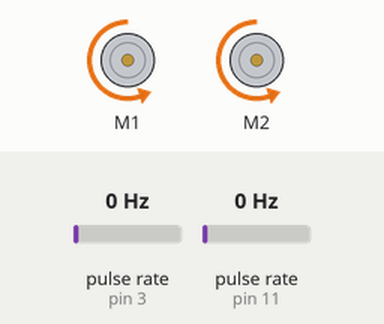
This sketch was run on a simulated Arduino Uno, built with avr-gcc and run on an emulated ATmega328P. On the bench: 2 × DC motor (green arrow = forward, orange = backward, longer = faster). Wiring (inferred from the names in the program): 2 × pulse sensor: data pin 3 / data pin 11. The test bench sets the inputs (shaded band); at power-on: pulse rate (sensors on pin 3, pin 11) 0 Hz.

Above: at 0.1 s.
Timing chart, 0 to 1.6 s (numbered marks = the images above):
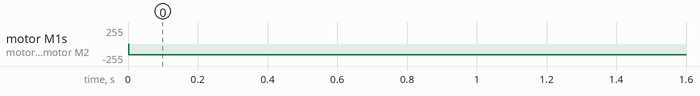

Measured:
- by itself, motor M1, motor M2: stopped → backward 159/255 at 0.00 s

The sketch:

Motor_Diagonal.ino
```cpp
//checklist part 2 & 3
#include <DualVNH5019MotorShield.h>
#include <EnableInterrupt.h>
#include <PID_v1.h>
#include <SharpIR.h>


#define LEFT_ENCODER 3 //left motor encoder A to pin 5
#define RIGHT_ENCODER 11 //right motor encoder A to pin 13

/* ===================== Definition/Variables for Sensor ========================== */

#define s0 A0;  // Right Back Sensor
#define s1 A1;  // Right First Sensor
#define s2 A2;  // Front right sensor
#define s3 A3;  // Front Center
#define s4 A4   // Front Left Sensor
#define s5 A5;  // Long range

//#define ir A0
//#define model 1080
DualVNH5019MotorShield md;
//SharpIR SharpIR(ir,model);

double leftEncoderValue = 0;
double rightEncoderValue = 0;
double startLeftEncoderValue, startRightEncoderValue;
double difference;                // Use to find the difference
double Setpoint, Input, Output;
double TURN_L = 4.71, TURN_R = 4.52;
int x = 0;

/* ================================= Notes ================================= */
// 562.25 pulse = 1 revolution
// Diameter = 6cm
// Circumference = 18.8495559215cm
// For 90 degrees turn = 492 ticks.
// Diameter = 21 cm (ROBOT)
// Circumference = 65.9734457254

/* ================================== PID ================================== */
//double Kp=1.7, Ki=0, Kd=0;
PID straightPID(&leftEncoderValue, &Output, &rightEncoderValue, 2.5, 1.2, 0.0, DIRECT);
//PID singleUnitPID(&leftEncoderValue, &Output, &rightEncoderValue, 11.5, 1.0, 0.0, DIRECT);
PID leftPID(&leftEncoderValue, &Output, &rightEncoderValue, 0.0, 0.0, 0.0, DIRECT);
PID rightPID(&leftEncoderValue, &Output, &rightEncoderValue, 0, 0, 0.0, DIRECT);
//PID(&input, &output, &setpoint, Kp, Ki, Kd, Direction)
//Parameters: Input - the variable we are trying to control
//          : Output - the variable that will be adjusted by PID
//          : Setpoint - the value we want the input to maintain
//          : Direction - either DIRECT or REVERSE

/* ============================Distance to Ticks ============================= */
double distToTicks(double dist){
  double circumference = 18.85;
  double pulse = 562.25;
  double oneCM = circumference / pulse;
  double ticks = dist / oneCM;  //dis/0.0335
  return ticks;     //No. of interupt for the process
}
/* ====================== Rotation Ticks Left ============================= */
double rotationTicksLeft(double angle){
 // double degree = 90;
  //double ticks = 450;
  double perDegree = 4.27;
  return angle*perDegree;
}

/* ====================== Rotation Ticks Right ============================= */
double rotationTicksRight(double angle){
 // double degree = 90;
 // double ticks = 415;
  double perDegree = 4.44;
  return angle*perDegree;
  //if turn too much decrease the value if turn too little increase the value
}

/* =============================== Go Straight ============================= */
void goStraight(double ticks){
  leftEncoderRes();
  rightEncoderRes();
  while ((leftEncoderValue < ticks) || (rightEncoderValue < ticks)) {
       md.setSpeeds(-(250),250-Output);
       straightPID.Compute();
   }
   md.setBrakes(400,400);
   delay(5000);
   rightEncoderRes();
   leftEncoderRes();

}

/* ========================= Rotation Ticks ================================ */
void turnLeft(double ticks){
  leftEncoderRes();
  rightEncoderRes();
  while((leftEncoderValue < ticks) || (rightEncoderValue < ticks)){
     md.setSpeeds(-(250),-(250-Output));
     leftPID.Compute();
  }
  md.setBrakes(400,400);
  delay(500);
  rightEncoderRes();
  leftEncoderRes();
}

void turnRight(double ticks){
  leftEncoderRes();
  rightEncoderRes();
  while((leftEncoderValue < ticks) || (rightEncoderValue < ticks)){
     md.setSpeeds((250),(250-Output));
     rightPID.Compute();
  }
  md.setBrakes(400,400);
  delay(500);
  rightEncoderRes();
  leftEncoderRes();
}


/* ================================= Setup ================================= */
void setup() {
  Serial.begin(115200);
  md.init();
  pinMode (LEFT_ENCODER, INPUT); //set digital pin 3 as input
  pinMode (RIGHT_ENCODER, INPUT); //set digital pin 11 as input
  enableInterrupt(LEFT_ENCODER, leftEncoderInc, RISING);  // Reading the Encoder
  enableInterrupt(RIGHT_ENCODER, rightEncoderInc, RISING);// Reading the Encoder
  leftPID.SetOutputLimits(-50, 50);
  leftPID.SetMode(AUTOMATIC);
  leftPID.SetSampleTime(5);
  straightPID.SetOutputLimits(-50,50);
  straightPID.SetMode(AUTOMATIC);
  rightPID.SetOutputLimits(-50,50);
  rightPID.SetMode(AUTOMATIC);
   /* ======================== For Sensor ============================= */
  pinMode(A0, INPUT);
  pinMode(A1, INPUT);
  pinMode(A2, INPUT);
  pinMode(A3, INPUT);
  pinMode(A4, INPUT);
  pinMode(A5, INPUT);
}

void loop(){
 /* double forwardTicks;
  double rightTicks;
  double leftTicks;
  int S0 = distanceS0();
  while(!(S0 >= 10 && S0<=12)){
    md.setSpeeds((250),250-Output);
    straightPID.Compute();
    S0=distanceS0();
  }
    Serial.println("End");
    md.setBrakes(400,400);
    rightTicks = rotationTicksRight(45);
    turnRight(rightTicks);
    Serial.println("Hi0");
    forwardTicks = distToTicks(42);
    goStraight(forwardTicks);
    leftTicks = rotationTicksLeft(90);
    turnLeft(leftTicks);
    Serial.println("Hi1");
    forwardTicks = distToTicks(51);
    goStraight(forwardTicks);
    rightTicks = rotationTicksRight(30);
    turnRight(rightTicks);
    Serial.println("Hi2");
   // forwardTicks = distToTicks(30);
   // goStraight(forwardTicks);

    md.setBrakes(400,400);
    delay(10000);*/
   // double forwardTicks = distToTicks(150);
   // goStraight(forwardTicks);
    // left for 50 degree
   double leftTicks = rotationTicksLeft(90);
   turnLeft(leftTicks);

  // right for 90 degree
   //double rightTicks = rotationTicksRight(90);
   //turnRight(rightTicks);
  }


// left for 50 degree
// double leftTicks = rotationTicksLeft(1080);
// turnLeft(leftTicks);

  // right for 90 degree
  // double rightTicks = rotationTicksRight(1080);
  // turnRight(rightTicks);


/* ============================ Encoder Counter ============================ */
void leftEncoderInc(void){
  leftEncoderValue++;
  }
void rightEncoderInc(void){
  rightEncoderValue++;
  }
void leftEncoderRes(void){
  leftEncoderValue = 0;
}
void rightEncoderRes(void){
  rightEncoderValue = 0;
}

/* ======================= Getting RAW Sensor Value ======================= */
int getRaw(float pin){
  int ir_val[100];
  for (int i = 0; i < 100; i++) ir_val[i] = analogRead(pin);
  sort(ir_val, 100);
  return ir_val[100/2];      // send back the median
}
/* =================== Conversion For Different Sensor =================== */
// Right Back Sensor
int convertS0(int ir_val){
  int x = ir_val;
  double p1 =   -0.007316;
  double p2 =      6.06;
  double p3 =      3568;
  double q1 =      -29.14;
  double distanceCM = (p1*x*x + p2*x + p3) / (x + q1);
  int distance_mm = round(distanceCM*10);
  int distance_cm = distance_mm/10;
  return distance_cm;
}

// Right First Sensor
int convertS1(int ir_val){
int x = ir_val;
  double p1 =      -2.704;
  double p2 =        5876;
  double q1 =       -1.001;
  double distanceCM = (p1*x + p2) / (x + q1);
  int distance_mm = round(distanceCM*10);
  int distance_cm = distance_mm/10;
  if(distance_cm == 29){
    distance_cm ++;
  }
  return distance_cm;
}

//Front Right Sensor
int convertS2(int ir_val){
  int x = ir_val;
  double p1 =      -1.208;
  double p2 =        6057;
  double q1 =       18.65;
  double distanceCM = (p1*x + p2) / (x + q1);
  int distance_mm = round(distanceCM*10);
  int distance_cm = distance_mm/10;
  if(distance_cm >= 10 && distance_cm <=11){
    distance_cm --;
  }else if(distance_cm >= 16 && distance_cm <= 19){
    distance_cm ++;
  }
  return distance_cm;
}

// Front Center
int convertS3(int ir_val){
  int x = ir_val;
  double p1 =      -1.809;
  double p2 =        6319;
  double q1 =       1.683;

  double distanceCM = (p1*x + p2) / (x + q1);
  int distance_mm = round(distanceCM*10);
  int distance_cm = distance_mm/10;

  return distance_cm;
}

//Front Left Sensor
int convertS4(int ir_val){
  int x = ir_val;
  double p1 =      -8.249;
  double p2 =        1.073e+04;
  double q1 =       150.3;

  double distanceCM = (p1*x + p2) / (x + q1);
  int distance_mm = round(distanceCM*10);
  int distance_cm = distance_mm/10;
  if(distance_cm >= 13 && distance_cm <= 17){
    distance_cm ++;
  }else if(distance_cm >= 21 && distance_cm <=26){
    distance_cm ++;
  }else if (distance_cm >= 19){
    distance_cm ++;
  }
  return distance_cm;
}

//Long Range
int convertS5(int ir_val) {
  int x = ir_val;
  double p1 =   -0.007989;
  double p2 =      64.1;
  double p3 =      -3435;
  double q1 =      -103.6;
  double distanceCM = (p1*x*x + p2*x + p3) / (x + q1);
  int distance_mm = round(distanceCM*10);
  int distance_cm = distance_mm/10;
  if(distance_cm >= 3 && distance_cm <= 11){
    distance_cm ++;
  }
  return distance_cm;
}
/* ========================= Get Distance Request ======================== */
// Get Distance of S1
int distanceS0(){
  int ir_val = getRaw(A0);
  return convertS0(ir_val);
}
// Get Distance of S2
int distanceS1(){
  int ir_val = getRaw(A1);
  return convertS1(ir_val);
}
// Get Distance of S3
int distanceS2(){
  int ir_val = getRaw(A2);
  return convertS2(ir_val);
}
// Get Distance of S4
int distanceS3(){
  int ir_val = getRaw(A3);
  return convertS3(ir_val);
}
// Get Distance of S5
int distanceS4(){
  int ir_val = getRaw(A4);
  return convertS4(ir_val);
}
// Get Distance of S6
int distanceS5(){
  int ir_val = getRaw(A5);
  return convertS5(ir_val);
}
/* =============================== Sorting =============================== */
void sort(int a[], int n) {
  for (int i = 1; i < n; i++) {
    int next = a[i];
    int j;
    for (j = i - 1; j >= 0 && a[j] > next; j--) a[j + 1] = a[j];
    a[j + 1] = next;
  }
}
```
